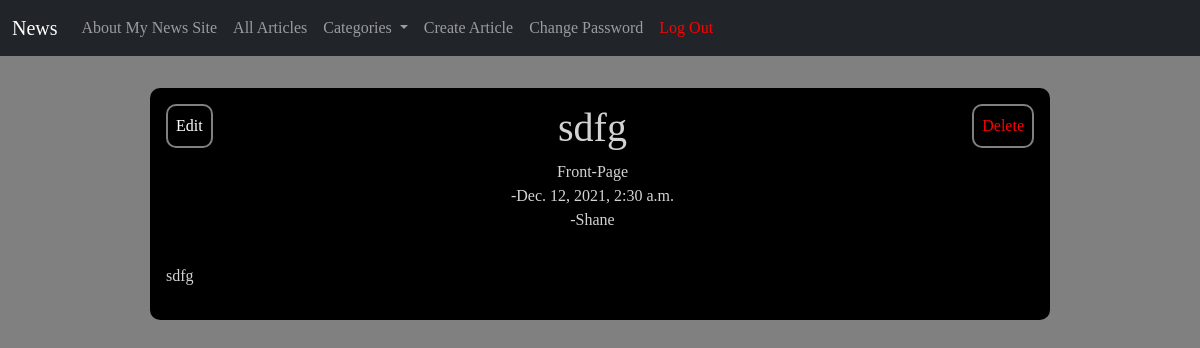
The page /articles/21/ (signed in) on the database its author committed.
### articles/models.py (models this page shows, shortened)
class Article(models.Model):
    title=models.CharField(max_length=200)
    body=models.TextField()
    author=models.ForeignKey(
        get_user_model(),
        on_delete=models.CASCADE
    )
    created_on=models.DateTimeField(auto_now_add=True)
    category = models.CharField(max_length=200, default="None")

### accounts/models.py (models this page shows)
class CustomUser(AbstractUser):
    role = models.CharField(max_length=255)
    department = models.CharField(max_length=255, default="None")

### articles/views.py (the view)
# urls.py: path('<int:pk>/', ArticleDetailView.as_view(),name='article_detail'),
class ArticleDetailView(LoginRequiredMixin, DetailView):
    model = Article
    template_name ="article_detail.html"

### templates/article_detail.html (shortened to what this page needs)
{% extends 'base.html' %}
{% block content %}
<div class="article-detail">
    <div class="article-detail-buttons">
        {% if article.author == user %}
            <a href="{% url 'article_edit' article.id %}" class="card-link">Edit</a>
        {% endif %}
        <div class="title-author">
            <h1>{{article.title}}</h1>
            <p>{{article.category}}</p>
            <p class="date">-{{article.created_on}}</p>
            <p class="author">-{{article.author}}</p>
        </div>
        {% if article.author == user %}
            <a href="{% url 'article_delete' article.id %}" class="card-link" style="color: red;">Delete</a>
        {% endif %}
    </div>
    <p>{{article.body}}</p>
</div>
{% endblock content %}

### static/css/base.css (style rules this page uses)
body { font-family: 'EB Garamond', serif; background-color: grey; width: 100%; }
.article-detail { display: flex; flex-direction: column; padding: 1rem; background-color: black; color: lightgrey; border-radius: 10px; width: 75%; margin-left: auto; margin-right: auto; margin-top: 2rem; }
.article-detail h1 { width: fit-content; margin-left: auto; margin-right: auto; }
.article-detail .title-author { text-align: center; font-size: 1rem; margin-bottom: 2rem; }
.article-detail .title-author p { text-align: center; font-size: 1rem; margin: 0; }
.article-detail-buttons { display: flex; justify-content: space-between; }
.article-detail .card-link { text-decoration: none; font-size: 1rem; color: white; border: 2px solid grey; border-radius: 10px; padding: .5rem; height: fit-content; }

### rows shown on the page
Article: title "sdfg", category "Front-Page", created_on "Dec. 12, 2021, 2:30 a.m.", author "Shane", body "sdfg"
